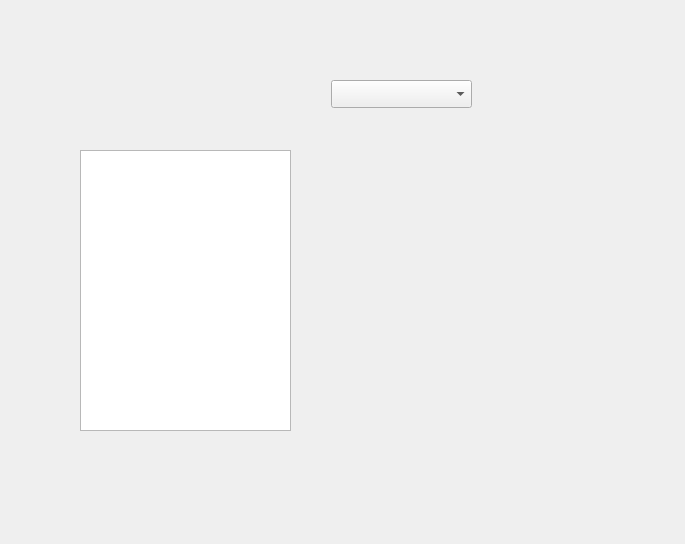
<?xml version="1.0" encoding="UTF-8"?>
<ui version="4.0">
 <class>displayGraphpage</class>
 <widget class="QDialog" name="displayGraphpage">
  <property name="geometry">
   <rect>
    <x>0</x>
    <y>0</y>
    <width>685</width>
    <height>544</height>
   </rect>
  </property>
  <property name="windowTitle">
   <string>Dialog</string>
  </property>
  <widget class="QComboBox" name="comboBox">
   <property name="geometry">
    <rect>
     <x>331</x>
     <y>80</y>
     <width>141</width>
     <height>28</height>
    </rect>
   </property>
  </widget>
  <widget class="QTextEdit" name="textEdit">
   <property name="geometry">
    <rect>
     <x>80</x>
     <y>150</y>
     <width>211</width>
     <height>281</height>
    </rect>
   </property>
  </widget>
 </widget>
 <resources/>
 <connections/>
</ui>
